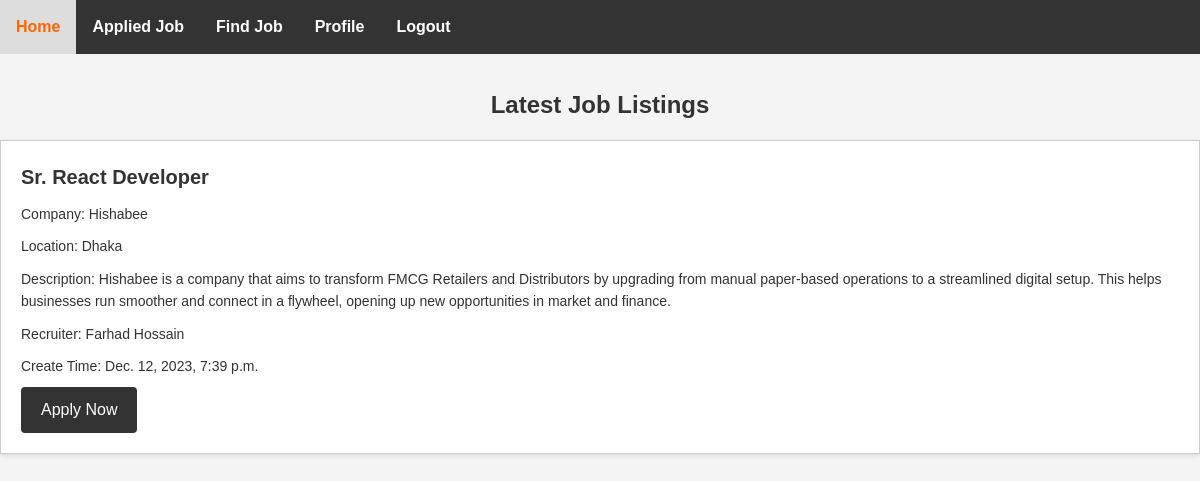
Before: /viewjobPage/ (signed in) with the older database file.
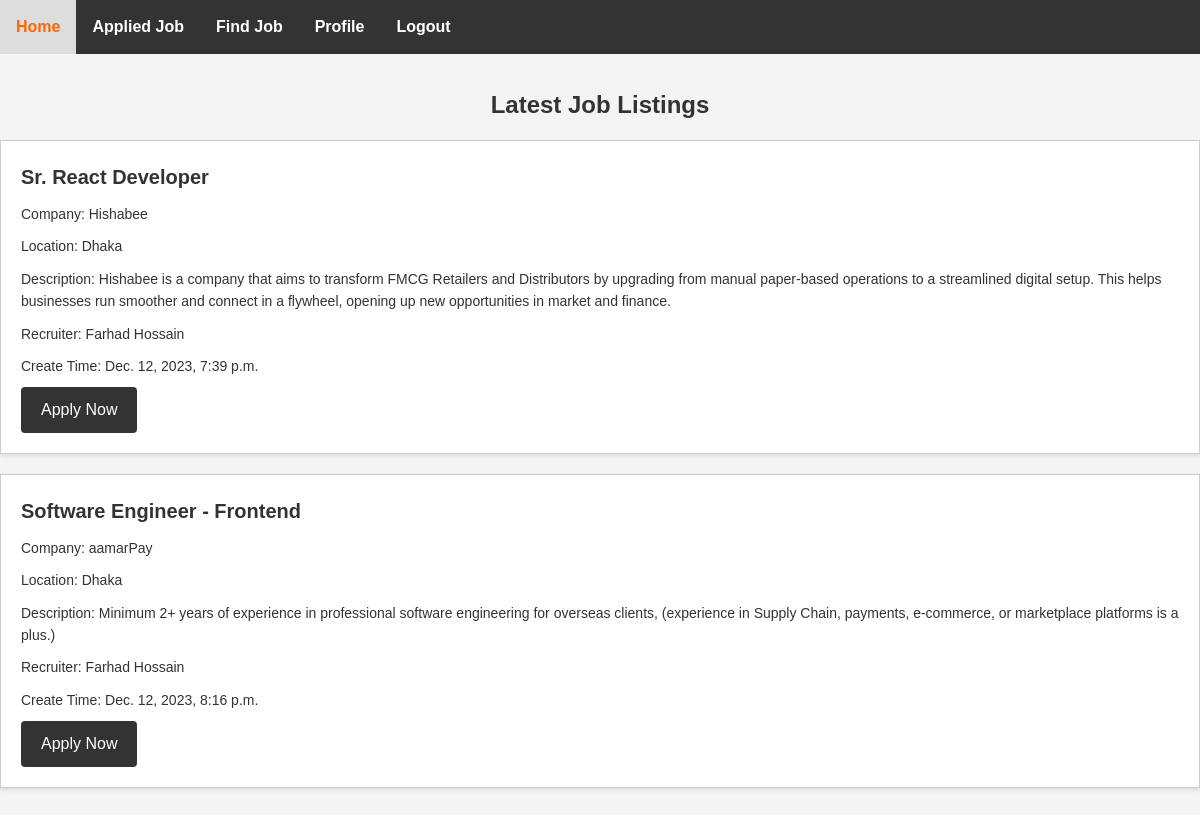
After: the same page with the newer database file.
### myApp/models.py (models this page shows, shortened)
class Job_Model(models.Model):
    job_title = models.CharField(max_length=255)
    company = models.CharField(max_length=255)
    location = models.CharField(max_length=255)
    description = models.TextField()
    created_at = models.DateTimeField(auto_now_add=True,null=True)
    created_by = models.ForeignKey(Custom_User, on_delete=models.CASCADE)

class Custom_User(AbstractUser):
    USER=[
        ('recruiter','Recruiter'),('jobseeker','JobSeeker')
    ]
    display_name=models.CharField(max_length=100)
    email=models.EmailField(unique=True)
    password=models.CharField(max_length=100)
    confirm_password=models.CharField(max_length=100)
    user_type=models.CharField(choices=USER,max_length=120)
    def __str__(self):
        return self.display_name

### myProject/views.py (the view)
# urls.py: path('viewjobPage/',viewjobPage,name='viewjobPage'),
@login_required
def viewjobPage(request):
    job=Job_Model.objects.all()
    context={
        'job':job
    }
    return render(request,"viewjob.html",context)

### Template/viewjob.html (shortened to what this page needs)
{% extends "JobSeeker/dashboard.html" %}
{% block content %}
<section class="job-listings">
    <h2>Latest Job Listings</h2>
    <ul>
        {% for i in job %}
        <li>
            <h3>{{ i.job_title }}</h3>
            <p>Company: {{ i.company }}</p>
            <p>Location: {{ i.location }}</p>
            <p>Description: {{ i.description }}</p>
            <p>Recruiter: {{ i.created_by }}</p>
            <p>Create Time: {{ i.created_at }}</p>
            {% if user.user_type == 'jobseeker' %}
                <a href=" {% url 'apply_for_job' i.id %} ">Apply Now</a>
            {% elif user.user_type == 'recruiter' %}
                <div class="recruiter-buttons">
                    <a class="edit-button" href="{% url 'editJobPage' i.id %}">Edit</a>
                    <a class="delete-button" href="{% url 'deleteJob' i.id %}" >Delete</a>
                    <a class="delete-button" href="{% url 'ApplyList' i.id %}" >Apply List</a>
                </div>
            {% endif %}
        </li>
        {% endfor %}
    </ul>
</section>
{% endblock content %}

Changed rows visible on the page:
added Job_Model: job_title "Software Engineer - Frontend", company "aamarPay", location "Dhaka", description "Minimum 2+ years of experience in professional software engineering for overseas clients, (experience in Supply Chain, payments, e-commerce, or marketplace platforms is a plus.)", created_by "Farhad Hossain", created_at "Dec. 12, 2023, 8:16 p.m."
